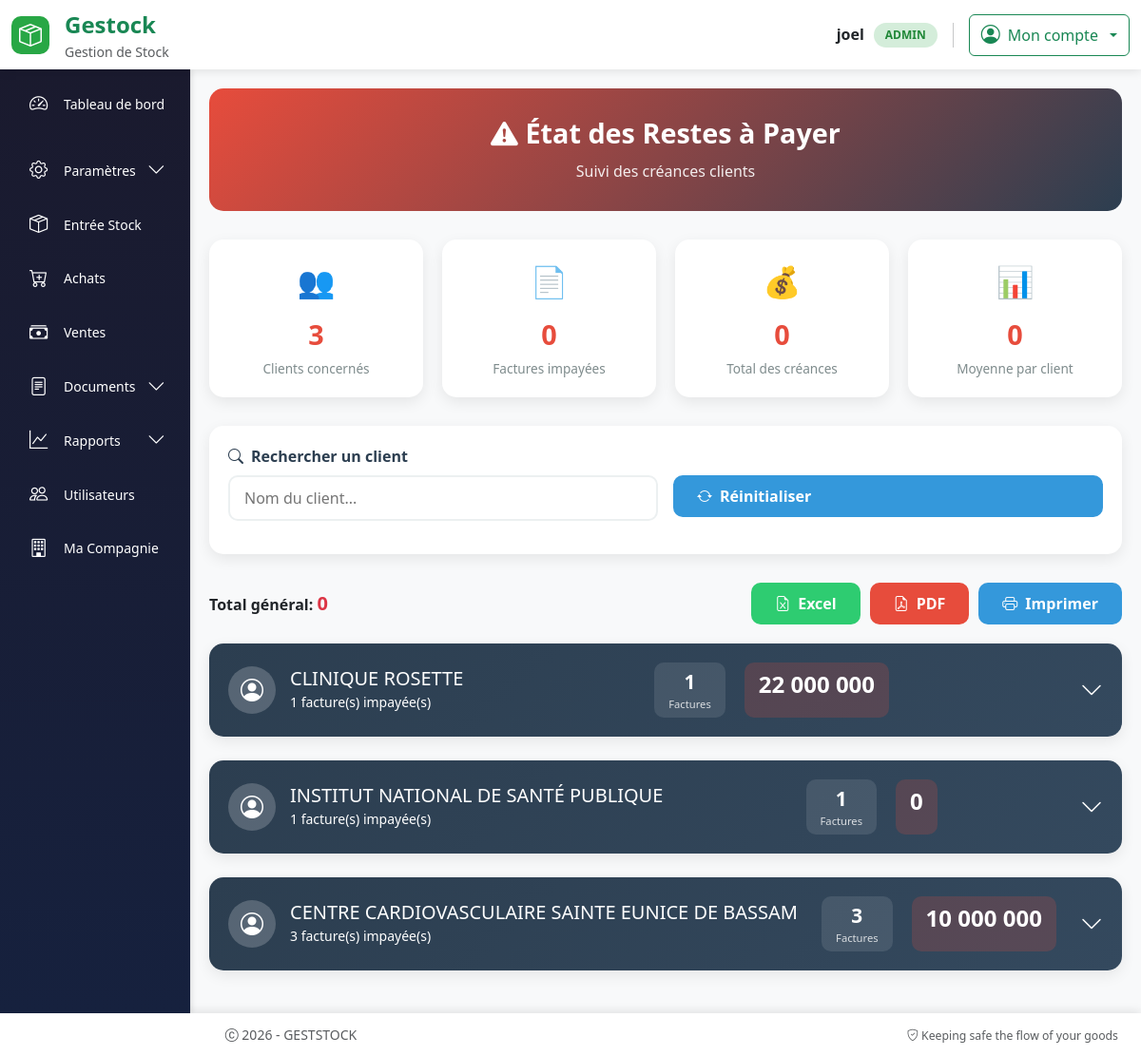
Screenshot of /etat/propositions (signed in) with the database file from the repository.
### models.py (models this page shows, shortened)
class User(UserMixin, db.Model):
  id = db.Column(db.Integer, primary_key=True)
  username = db.Column(db.String(64), index=True, nullable=False)
  email = db.Column(db.String(120), unique=True, nullable=False)
  password_hash = db.Column(db.String(256))
  role = db.Column(db.String(20), nullable=False, default='operateur')
  joined_at = db.Column(db.DateTime(), default = datetime.utcnow, index = True)
  must_change_password = db.Column(db.Boolean, default=False)
  __table_args__ = (
      db.UniqueConstraint('email', name='uq_user_email'),
  )

class Client(db.Model):
    __tablename__ = "client"
    id = db.Column(db.Integer, primary_key=True)
    nom_client = db.Column(db.String(100), nullable=False)
    telephone = db.Column(db.String(30))
    adresse = db.Column(db.String(255), nullable=False)
    attn = db.Column(db.String(255))
    certificats = db.relationship('CertificatInstallation',
                                 backref='client_rel',
                                 lazy=True)
    bons_commande = db.relationship(
        "BonCommande",
        back_populates="client",
        cascade="all, delete-orphan"
    )
    bons_livraison = db.relationship(
        "BonLivraison",
        back_populates="client"
    )

### routes.py (the view)
@app.route("/etat/propositions")
@login_required
def etat_propositions():
    ventes = Vente.query.options(
        joinedload(Vente.client),
        joinedload(Vente.paiements)
    ).order_by(
        Vente.client_id,
        Vente.date_vente.desc()
    ).all()
    etat = {}
    for v in ventes:
        client = v.client
        if client.id not in etat:
            etat[client.id] = {
                "client": client,
                "factures": [],
                "total_reste": 0
            }
        etat[client.id]["factures"].append(v)
        etat[client.id]["total_reste"] += v.reste_a_payer or 0
    return render_template(
        "etat_propositions.html",
        etat=etat.values()
    )

### app.py (called while the page is built)
@app.after_request
def close_db_connection(response):
    try:
        db.session.close()
    except:
        pass
    return response

### routes.py (called while the page is built)
@app.template_filter('money')
def montant_format(valeur):
    return f"{valeur:,.0f}".replace(",", " ").replace(".", ",")

@app.after_request
def disable_cache(response):
    response.headers["Cache-Control"] = "no-store, no-cache, must-revalidate, private"
    response.headers["Pragma"] = "no-cache"
    response.headers["Expires"] = "0"
    return response

@login_manager.user_loader
def load_user(user_id):
    return User.query.get(int(user_id))

@app.context_processor
def utility_processor():
    def is_active(prefix):
        return request.endpoint and prefix in request.endpoint
    def has_role(*roles):
        if not current_user.is_authenticated:
            return False
        return current_user.role in roles
    def current_route():
        """Retourne le nom de la route actuelle"""
        return request.endpoint
    return dict(
        is_active=is_active,
        has_role=has_role,
        current_route=current_route
    )

### templates/etat_propositions.html (shortened to what this page needs)
{% extends "base.html" %}
{% block content %}
<div class="etat-container">
    <div class="etat-header">
        <h4>
            <i class="bi bi-exclamation-triangle-fill"></i> État des Restes à Payer
        </h4>
        <p>Suivi des créances clients</p>
    </div>
    {% if etat %}
    {% set total_clients = etat|length %}
    {% set total_factures = 0 %}
    {% set total_creances = 0 %}
    {% for bloc in etat %}
        {% set total_factures = total_factures + bloc.factures|length %}
        {% set total_creances = total_creances + bloc.total_reste %}
    {% endfor %}
    <div class="summary-cards">
        <div class="summary-card">
            <div class="summary-icon">👥</div>
            <div class="summary-value">{{ total_clients }}</div>
            <div class="summary-label">Clients concernés</div>
        </div>
        <div class="summary-card">
            <div class="summary-icon">📄</div>
            <div class="summary-value">{{ total_factures }}</div>
            <div class="summary-label">Factures impayées</div>
        </div>
        <div class="summary-card">
            <div class="summary-icon">💰</div>
            <div class="summary-value">{{ total_creances|money }}</div>
            <div class="summary-label">Total des créances</div>
        </div>
        <div class="summary-card">
            <div class="summary-icon">📊</div>
            <div class="summary-value">{{ (total_creances / total_clients if total_clients > 0 else 0)|money }}</div>
            <div class="summary-label">Moyenne par client</div>
        </div>
    </div>
    <div class="filters-card">
        <div class="row g-3">
            <div class="col-md-6">
                <div class="filter-group">
                    <label>
                        <i class="bi bi-search"></i> Rechercher un client
                    </label>
                    <input type="text" id="searchClient" class="form-control-custom"
                           placeholder="Nom du client...">
                </div>
            </div>
            <div class="col-md-6">
                <div class="filter-group">
                    <label>&nbsp;</label>
                    <button id="resetFilters" class="btn-custom btn-info-custom w-100">
                        <i class="bi bi-arrow-repeat"></i> Réinitialiser
                    </button>
                </div>
            </div>
        </div>
    </div>
    <div class="toolbar">
        <div>
            <strong>Total général:</strong>
            <span class="text-danger fw-bold fs-5">{{ total_creances|money }}</span>
        </div>
        <div class="export-buttons">
            <button onclick="exportToExcel()" class="btn-custom btn-success-custom">
                <i class="bi bi-file-earmark-excel"></i> Excel
            </button>
            <a href="{{ url_for('etat_propositions_pdf') }}" target="_blank" class="btn-custom btn-danger-custom">
                <i class="bi bi-file-earmark-pdf"></i> PDF
            </a>
            <button onclick="window.print()" class="btn-custom btn-info-custom">
                <i class="bi bi-printer"></i> Imprimer
            </button>
        </div>
    </div>
    {% endif %}
    <div id="clientsList">
        {% for bloc in etat %}
        <div class="client-card" data-client-name="{{ bloc.client.nom_client|lower }}"
             data-client-amount="{{ bloc.total_reste }}">
            <div class="client-header" onclick="toggleClientDetails('client-{{ loop.index }}')">
                <div class="client-info">
                    <div class="client-name">
                        <div class="client-avatar">
                            <i class="bi bi-person-circle"></i>
                        </div>
                        <div>
                            <h5 class="mb-0">{{ bloc.client.nom_client }}</h5>
                            <small>{{ bloc.factures|length }} facture(s) impayée(s)</small>
                        </div>
                    </div>
                    <div class="client-stats">
                        <div class="client-stat">
                            <div class="client-stat-value">{{ bloc.factures|length }}</div>
                            <div class="client-stat-label">Factures</div>
                        </div>
                        <div class="client-total">
                            {{ bloc.total_reste|money }}
                        </div>
                    </div>
                    <i class="bi bi-chevron-down" style="font-size: 1.5rem;"></i>
                </div>
            </div>
        </div>
        {% endfor %}
    </div>
</div>
{% endblock %}

### templates/base.html (shortened to what this page needs)
<!DOCTYPE html>
<html lang="fr">
<head>
    <link rel="stylesheet" href="{{ url_for('static', filename='css/bootstrap.min.css') }}">
    <link rel="stylesheet" href="https://cdn.jsdelivr.net/npm/bootstrap-icons@1.11.3/font/bootstrap-icons.css">
    <link rel="stylesheet" href="{{ url_for('static', filename='style/styles.css') }}">
</head>
<body>
    <header class="app-header">
        <div class="container-fluid py-2">
            <div class="row align-items-center">
                <div class="col-6 col-md-3">
                    <div class="d-flex align-items-center gap-3">
                        <div class="brand-logo">
                            <i class="bi bi-box-seam fs-4"></i>
                        </div>
                        <div>
                            <span class="fs-4 fw-bold text-success">Gestock</span>
                            <small class="text-muted d-none d-md-block">Gestion de Stock</small>
                        </div>
                    </div>
                </div>
                <div class="col-6 col-md-9">
                    <div class="d-flex justify-content-end align-items-center gap-3">
                        {% if current_user.is_authenticated %}
                            <div class="d-none d-md-flex align-items-center gap-3">
                                <div class="text-end">
                                    <div class="fw-semibold">{{ current_user.username }}</div>
                                    <span class="user-badge">{{ current_user.role|upper }}</span>
                                </div>
                            </div>
                            <div class="dropdown">
                                <button class="btn btn-outline-success dropdown-toggle d-flex align-items-center gap-2" type="button" data-bs-toggle="dropdown">
                                    <i class="bi bi-person-circle fs-5"></i>
                                    <span class="d-none d-md-inline">Mon compte</span>
                                </button>
                            </div>
                        {% endif %}
                    </div>
                </div>
            </div>
        </div>
    </header>
    <main class="app-main">
        <div class="container-fluid h-100 p-0">
            <div class="row h-100 g-0">
                {% if current_user.is_authenticated %}
                    <div class="col-md-3 col-lg-2 d-none d-md-block p-0" style="height: 100%;">
                        <div class="app-sidebar" style="height: 100%;">
                            {% include 'partials/sidebar.html' %}
                        </div>
                    </div>
                    {% set content_col = "col-md-9 col-lg-10" %}
                {% else %}
                    {% set content_col = "col-12" %}
                {% endif %}
                <div class="{{ content_col }} p-0" style="height: 100%;">
                    <div class="app-content">
                        {% block content %}{% endblock %}
                    </div>
                </div>
            </div>
        </div>
    </main>
    <footer class="app-footer">
        <div class="container-fluid">
            <div class="row align-items-center">
                <div class="col-md-6">
                    <p class="mb-0 text-muted">
                        <i class="bi bi-c-circle"></i> 2026 - GESTSTOCK
                    </p>
                </div>
                <div class="col-md-6 text-md-end">
                    <small class="text-muted">
                        <i class="bi bi-shield-check"></i> Keeping safe the flow of your goods
                    </small>
                </div>
            </div>
        </div>
    </footer>
</body>
</html>

### static/style/styles.css (style rules this page uses)
html { height: 100%; }
body { margin: 0; font-family: Arial, sans-serif; }

### templates/base.html (style rules this page uses)
:root { --primary-green: #28a745; --dark-green: #218838; --light-green: #d4edda; --sidebar-bg: #1a1a2e; --sidebar-dark: #16213e; }
* { margin: 0; padding: 0; box-sizing: border-box; }
html, body { height: 100%; margin: 0; overflow: hidden; }
body { display: flex; flex-direction: column; background: linear-gradient(135deg, #667eea 0%, #764ba2 100%); font-family: 'Segoe UI', Tahoma, Geneva, Verdana, sans-serif; }
.app-header { flex-shrink: 0; background: white; box-shadow: 0 2px 10px rgba(0,0,0,0.1); z-index: 1030; position: relative; }
.brand-logo { width: 40px; height: 40px; background: var(--primary-green); border-radius: 10px; display: flex; align-items: center; justify-content: center; color: white; }
.user-badge { background: var(--light-green); color: var(--dark-green); padding: 4px 12px; border-radius: 20px; font-size: 12px; font-weight: 600; }
.app-main { flex: 1; overflow: hidden; display: flex; flex-direction: column; min-height: 0; }
.app-sidebar { background: linear-gradient(180deg, var(--sidebar-bg) 0%, var(--sidebar-dark) 100%); height: 100%; overflow-y: auto; overflow-x: hidden; box-shadow: 2px 0 5px rgba(0,0,0,0.1); position: sticky; top: 0; }
.app-content { height: 100%; overflow-y: auto; overflow-x: hidden; padding: 20px; background: #f8f9fa; }
.text-end { display: flex; gap: 10px; font-weight: 900; }
.app-footer { flex-shrink: 0; background: white; text-align: center; padding: 12px; box-shadow: 0 -2px 10px rgba(0,0,0,0.1); font-size: 14px; }
.btn-custom { border-radius: 20px; padding: 8px 24px; transition: all 0.3s ease; }

### rows the page displays
User: username "joel", role "ADMIN"
Client: client.nom_client "CLINIQUE ROSETTE"
Client: client.nom_client "INSTITUT NATIONAL DE SANTÉ PUBLIQUE"
Client: client.nom_client "CENTRE CARDIOVASCULAIRE SAINTE EUNICE DE BASSAM"

### other values shown
{{ total_clients }} "3"
{{ total_factures }} "0"
{{ total_creances|money }} "0"
{{ (total_creances / total_clients if total_clients > 0 else 0)|money }} "0"
{{ bloc.factures|length }} "1" "1" "3"
{{ bloc.total_reste|money }} "22 000 000" "0" "10 000 000"
